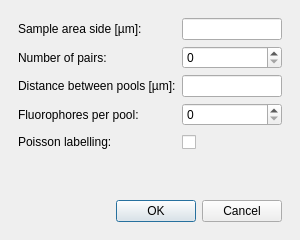
<?xml version="1.0" encoding="UTF-8"?>
<ui version="4.0">
 <class>Dialog</class>
 <widget class="QDialog" name="Dialog">
  <property name="geometry">
   <rect>
    <x>0</x>
    <y>0</y>
    <width>300</width>
    <height>240</height>
   </rect>
  </property>
  <property name="sizePolicy">
   <sizepolicy hsizetype="Fixed" vsizetype="Fixed">
    <horstretch>0</horstretch>
    <verstretch>0</verstretch>
   </sizepolicy>
  </property>
  <property name="minimumSize">
   <size>
    <width>300</width>
    <height>240</height>
   </size>
  </property>
  <property name="maximumSize">
   <size>
    <width>300</width>
    <height>240</height>
   </size>
  </property>
  <property name="windowTitle">
   <string>Generate Fluorophore Pool Pairs</string>
  </property>
  <layout class="QVBoxLayout" name="verticalLayout" stretch="0,0">
   <property name="spacing">
    <number>12</number>
   </property>
   <property name="leftMargin">
    <number>18</number>
   </property>
   <property name="topMargin">
    <number>18</number>
   </property>
   <property name="rightMargin">
    <number>18</number>
   </property>
   <property name="bottomMargin">
    <number>18</number>
   </property>
   <item>
    <layout class="QVBoxLayout" name="verticalLayout_3" stretch="0">
     <property name="spacing">
      <number>18</number>
     </property>
     <item>
      <layout class="QFormLayout" name="formLayout">
       <property name="fieldGrowthPolicy">
        <enum>QFormLayout::ExpandingFieldsGrow</enum>
       </property>
       <property name="labelAlignment">
        <set>Qt::AlignLeading|Qt::AlignLeft|Qt::AlignVCenter</set>
       </property>
       <property name="horizontalSpacing">
        <number>6</number>
       </property>
       <property name="verticalSpacing">
        <number>6</number>
       </property>
       <item row="0" column="0">
        <widget class="QLabel" name="lblAreaSide">
         <property name="text">
          <string>Sample area side [µm]:</string>
         </property>
        </widget>
       </item>
       <item row="0" column="1">
        <widget class="FreeFloatBox" name="editAreaSide"/>
       </item>
       <item row="2" column="0">
        <widget class="QLabel" name="lblDistance">
         <property name="text">
          <string>Distance between pools [µm]:</string>
         </property>
        </widget>
       </item>
       <item row="2" column="1">
        <widget class="FreeFloatBox" name="editDistance"/>
       </item>
       <item row="1" column="0">
        <widget class="QLabel" name="lblNumPairs">
         <property name="text">
          <string>Number of pairs:</string>
         </property>
        </widget>
       </item>
       <item row="1" column="1">
        <widget class="QSpinBox" name="editNumPairs">
         <property name="sizePolicy">
          <sizepolicy hsizetype="Expanding" vsizetype="Fixed">
           <horstretch>0</horstretch>
           <verstretch>0</verstretch>
          </sizepolicy>
         </property>
         <property name="maximum">
          <number>100000000</number>
         </property>
        </widget>
       </item>
       <item row="3" column="0">
        <widget class="QLabel" name="lblFluorophores">
         <property name="text">
          <string>Fluorophores per pool:</string>
         </property>
        </widget>
       </item>
       <item row="3" column="1">
        <widget class="QSpinBox" name="editFluorophores">
         <property name="sizePolicy">
          <sizepolicy hsizetype="Expanding" vsizetype="Fixed">
           <horstretch>0</horstretch>
           <verstretch>0</verstretch>
          </sizepolicy>
         </property>
         <property name="maximum">
          <number>100000000</number>
         </property>
        </widget>
       </item>
       <item row="4" column="0">
        <widget class="QLabel" name="lblPoisson">
         <property name="minimumSize">
          <size>
           <width>0</width>
           <height>20</height>
          </size>
         </property>
         <property name="text">
          <string>Poisson labelling:</string>
         </property>
        </widget>
       </item>
       <item row="4" column="1">
        <widget class="QCheckBox" name="chkPoisson">
         <property name="minimumSize">
          <size>
           <width>0</width>
           <height>20</height>
          </size>
         </property>
         <property name="text">
          <string/>
         </property>
        </widget>
       </item>
      </layout>
     </item>
    </layout>
   </item>
   <item>
    <widget class="QDialogButtonBox" name="buttonBox">
     <property name="orientation">
      <enum>Qt::Horizontal</enum>
     </property>
     <property name="standardButtons">
      <set>QDialogButtonBox::Cancel|QDialogButtonBox::Ok</set>
     </property>
     <property name="centerButtons">
      <bool>false</bool>
     </property>
    </widget>
   </item>
  </layout>
 </widget>
 <customwidgets>
  <customwidget>
   <class>FreeFloatBox</class>
   <extends>QLineEdit</extends>
   <header>frcpredict.ui</header>
  </customwidget>
 </customwidgets>
 <tabstops>
  <tabstop>editAreaSide</tabstop>
  <tabstop>editNumPairs</tabstop>
  <tabstop>editDistance</tabstop>
  <tabstop>editFluorophores</tabstop>
  <tabstop>chkPoisson</tabstop>
 </tabstops>
 <resources/>
 <connections>
  <connection>
   <sender>buttonBox</sender>
   <signal>accepted()</signal>
   <receiver>Dialog</receiver>
   <slot>accept()</slot>
   <hints>
    <hint type="sourcelabel">
     <x>248</x>
     <y>254</y>
    </hint>
    <hint type="destinationlabel">
     <x>157</x>
     <y>274</y>
    </hint>
   </hints>
  </connection>
  <connection>
   <sender>buttonBox</sender>
   <signal>rejected()</signal>
   <receiver>Dialog</receiver>
   <slot>reject()</slot>
   <hints>
    <hint type="sourcelabel">
     <x>316</x>
     <y>260</y>
    </hint>
    <hint type="destinationlabel">
     <x>286</x>
     <y>274</y>
    </hint>
   </hints>
  </connection>
 </connections>
</ui>
